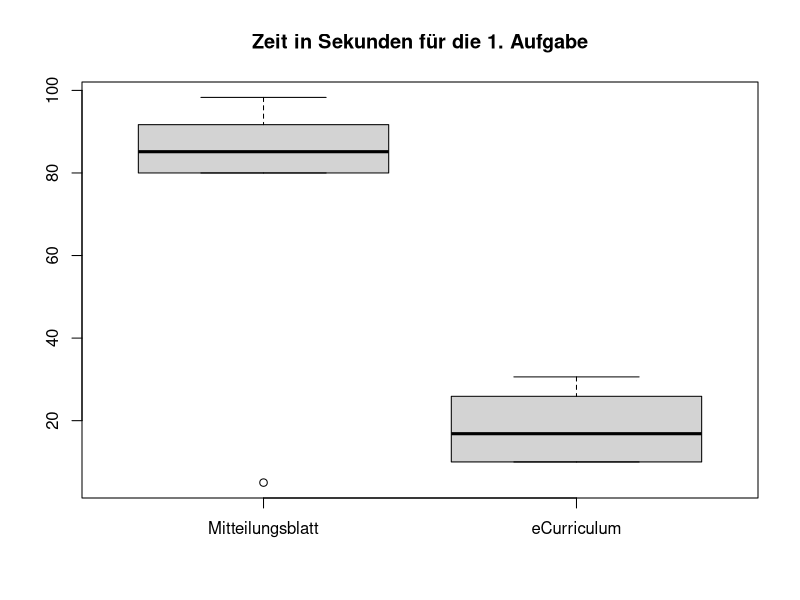
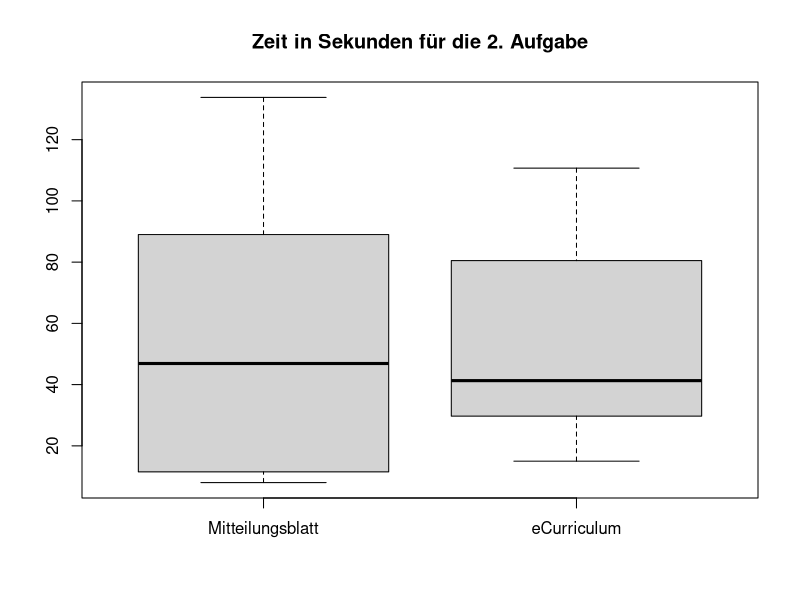
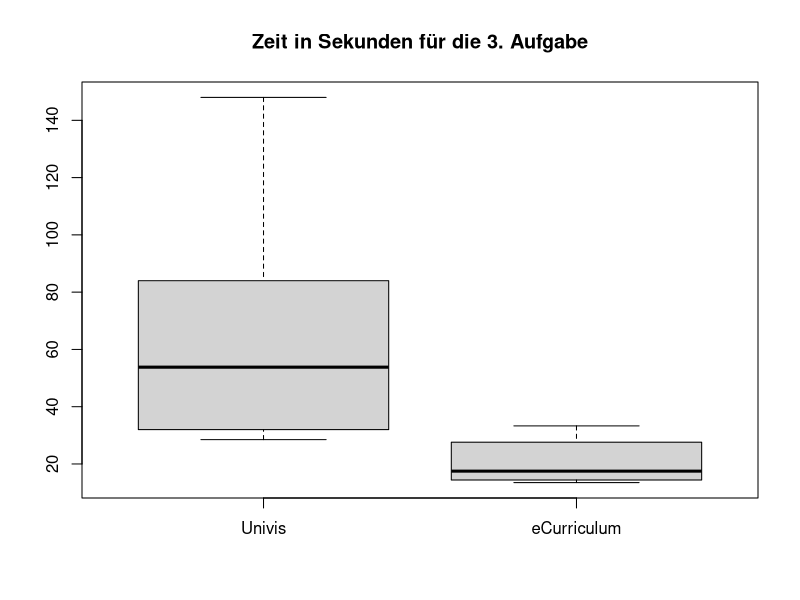

The R script that drew these images, in order:
setwd("/home/reiko/Universität/Uni Wien/4S(SS2014)/Human Computer Interaction und Psychologie/GitMeilensteine/hci/doc/Meilenstein 4/Appendix/")
daten <- read.csv2("daten.csv", header=TRUE, sep=";")
attach(daten)

### Deskriptive Statistik ###

# Boxplot

boxplot(a1_mb, a1_ec, names=c("Mitteilungsblatt", "eCurriculum"), main="Zeit in Sekunden für die 1. Aufgabe") 

boxplot(a2_mb, a2_ec, names=c("Mitteilungsblatt", "eCurriculum"), main="Zeit in Sekunden für die 2. Aufgabe")  

boxplot(a3_uv, a3_ec, names=c("Univis", "eCurriculum"), main="Zeit in Sekunden für die 3. Aufgabe")  

# Two-Sample T-Test (Zeit - Aufgabe 1)
t.test(daten[,2],daten[,5], var.equal=TRUE, paired=FALSE)
